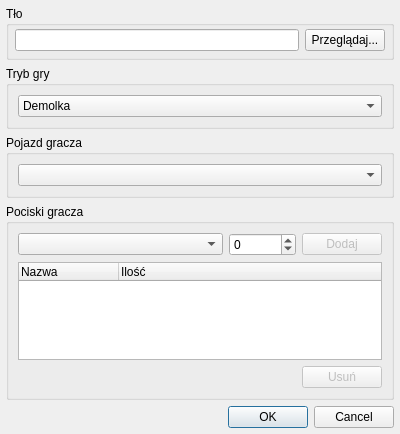
<?xml version="1.0" encoding="UTF-8"?>
<ui version="4.0">
 <class>OknoSpecyfikacji</class>
 <widget class="QDialog" name="OknoSpecyfikacji">
  <property name="geometry">
   <rect>
    <x>0</x>
    <y>0</y>
    <width>400</width>
    <height>434</height>
   </rect>
  </property>
  <property name="windowTitle">
   <string>Specyfikacja planszy</string>
  </property>
  <property name="windowIcon">
   <iconset resource="res.qrc">
    <normaloff>:/ikony/map.png</normaloff>:/ikony/map.png</iconset>
  </property>
  <layout class="QVBoxLayout" name="verticalLayout_3">
   <property name="margin">
    <number>6</number>
   </property>
   <item>
    <widget class="QGroupBox" name="tloGroupBox">
     <property name="title">
      <string>Tło</string>
     </property>
     <layout class="QHBoxLayout" name="horizontalLayout">
      <property name="leftMargin">
       <number>6</number>
      </property>
      <property name="topMargin">
       <number>3</number>
      </property>
      <property name="rightMargin">
       <number>6</number>
      </property>
      <property name="bottomMargin">
       <number>6</number>
      </property>
      <item>
       <widget class="QLineEdit" name="tloEdit">
        <property name="readOnly">
         <bool>true</bool>
        </property>
       </widget>
      </item>
      <item>
       <widget class="QPushButton" name="tloPrzegladajButton">
        <property name="sizePolicy">
         <sizepolicy hsizetype="Maximum" vsizetype="Fixed">
          <horstretch>0</horstretch>
          <verstretch>0</verstretch>
         </sizepolicy>
        </property>
        <property name="text">
         <string>Przeglądaj...</string>
        </property>
       </widget>
      </item>
     </layout>
    </widget>
   </item>
   <item>
    <widget class="QGroupBox" name="trybGroupBox">
     <property name="title">
      <string>Tryb gry</string>
     </property>
     <layout class="QHBoxLayout" name="horizontalLayout_4">
      <item>
       <widget class="QComboBox" name="trybComboBox">
        <item>
         <property name="text">
          <string>Demolka</string>
         </property>
        </item>
        <item>
         <property name="text">
          <string>Labirynt</string>
         </property>
        </item>
       </widget>
      </item>
     </layout>
    </widget>
   </item>
   <item>
    <widget class="QGroupBox" name="graczGroupBox">
     <property name="title">
      <string>Pojazd gracza</string>
     </property>
     <layout class="QHBoxLayout" name="horizontalLayout_2">
      <item>
       <widget class="QComboBox" name="graczComboBox"/>
      </item>
     </layout>
    </widget>
   </item>
   <item>
    <widget class="QGroupBox" name="pociskiGroupBox">
     <property name="title">
      <string>Pociski gracza</string>
     </property>
     <layout class="QGridLayout" name="gridLayout">
      <item row="0" column="0">
       <widget class="QComboBox" name="pociskiComboBox"/>
      </item>
      <item row="0" column="1">
       <widget class="QSpinBox" name="pociskiIloscSpinBox">
        <property name="sizePolicy">
         <sizepolicy hsizetype="Maximum" vsizetype="Fixed">
          <horstretch>0</horstretch>
          <verstretch>0</verstretch>
         </sizepolicy>
        </property>
        <property name="minimum">
         <number>-1</number>
        </property>
        <property name="maximum">
         <number>999999</number>
        </property>
       </widget>
      </item>
      <item row="0" column="2">
       <widget class="QPushButton" name="pociskiDodajButton">
        <property name="enabled">
         <bool>false</bool>
        </property>
        <property name="sizePolicy">
         <sizepolicy hsizetype="Maximum" vsizetype="Fixed">
          <horstretch>0</horstretch>
          <verstretch>0</verstretch>
         </sizepolicy>
        </property>
        <property name="text">
         <string>Dodaj</string>
        </property>
       </widget>
      </item>
      <item row="1" column="0" colspan="3">
       <widget class="QTreeWidget" name="pociskiTreeWidget">
        <property name="indentation">
         <number>0</number>
        </property>
        <column>
         <property name="text">
          <string>Nazwa</string>
         </property>
        </column>
        <column>
         <property name="text">
          <string>Ilość</string>
         </property>
        </column>
       </widget>
      </item>
      <item row="2" column="0" colspan="3">
       <layout class="QHBoxLayout" name="horizontalLayout_3">
        <item>
         <spacer name="horizontalSpacer">
          <property name="orientation">
           <enum>Qt::Horizontal</enum>
          </property>
          <property name="sizeHint" stdset="0">
           <size>
            <width>40</width>
            <height>20</height>
           </size>
          </property>
         </spacer>
        </item>
        <item>
         <widget class="QPushButton" name="pociskiUsunButton">
          <property name="enabled">
           <bool>false</bool>
          </property>
          <property name="text">
           <string>Usuń</string>
          </property>
         </widget>
        </item>
       </layout>
      </item>
     </layout>
    </widget>
   </item>
   <item>
    <spacer name="verticalSpacer">
     <property name="orientation">
      <enum>Qt::Vertical</enum>
     </property>
     <property name="sizeHint" stdset="0">
      <size>
       <width>20</width>
       <height>40</height>
      </size>
     </property>
    </spacer>
   </item>
   <item>
    <widget class="QDialogButtonBox" name="buttonBox">
     <property name="standardButtons">
      <set>QDialogButtonBox::Cancel|QDialogButtonBox::Ok</set>
     </property>
    </widget>
   </item>
  </layout>
 </widget>
 <resources>
  <include location="res.qrc"/>
 </resources>
 <connections>
  <connection>
   <sender>tloPrzegladajButton</sender>
   <signal>clicked()</signal>
   <receiver>OknoSpecyfikacji</receiver>
   <slot>przegladajTlo()</slot>
   <hints>
    <hint type="sourcelabel">
     <x>340</x>
     <y>33</y>
    </hint>
    <hint type="destinationlabel">
     <x>373</x>
     <y>97</y>
    </hint>
   </hints>
  </connection>
  <connection>
   <sender>pociskiDodajButton</sender>
   <signal>clicked()</signal>
   <receiver>OknoSpecyfikacji</receiver>
   <slot>dodajPocisk()</slot>
   <hints>
    <hint type="sourcelabel">
     <x>383</x>
     <y>222</y>
    </hint>
    <hint type="destinationlabel">
     <x>256</x>
     <y>115</y>
    </hint>
   </hints>
  </connection>
  <connection>
   <sender>pociskiUsunButton</sender>
   <signal>clicked()</signal>
   <receiver>OknoSpecyfikacji</receiver>
   <slot>usunPocisk()</slot>
   <hints>
    <hint type="sourcelabel">
     <x>382</x>
     <y>381</y>
    </hint>
    <hint type="destinationlabel">
     <x>130</x>
     <y>116</y>
    </hint>
   </hints>
  </connection>
  <connection>
   <sender>buttonBox</sender>
   <signal>accepted()</signal>
   <receiver>OknoSpecyfikacji</receiver>
   <slot>accept()</slot>
   <hints>
    <hint type="sourcelabel">
     <x>269</x>
     <y>414</y>
    </hint>
    <hint type="destinationlabel">
     <x>129</x>
     <y>381</y>
    </hint>
   </hints>
  </connection>
  <connection>
   <sender>buttonBox</sender>
   <signal>rejected()</signal>
   <receiver>OknoSpecyfikacji</receiver>
   <slot>reject()</slot>
   <hints>
    <hint type="sourcelabel">
     <x>309</x>
     <y>415</y>
    </hint>
    <hint type="destinationlabel">
     <x>44</x>
     <y>380</y>
    </hint>
   </hints>
  </connection>
  <connection>
   <sender>pociskiComboBox</sender>
   <signal>currentIndexChanged(int)</signal>
   <receiver>OknoSpecyfikacji</receiver>
   <slot>sprawdzDodajPocisk(int)</slot>
   <hints>
    <hint type="sourcelabel">
     <x>143</x>
     <y>220</y>
    </hint>
    <hint type="destinationlabel">
     <x>199</x>
     <y>216</y>
    </hint>
   </hints>
  </connection>
  <connection>
   <sender>pociskiIloscSpinBox</sender>
   <signal>valueChanged(int)</signal>
   <receiver>OknoSpecyfikacji</receiver>
   <slot>sprawdzDodajPocisk(int)</slot>
   <hints>
    <hint type="sourcelabel">
     <x>302</x>
     <y>220</y>
    </hint>
    <hint type="destinationlabel">
     <x>5</x>
     <y>223</y>
    </hint>
   </hints>
  </connection>
  <connection>
   <sender>graczComboBox</sender>
   <signal>currentIndexChanged(int)</signal>
   <receiver>OknoSpecyfikacji</receiver>
   <slot>zmienGracza(int)</slot>
   <hints>
    <hint type="sourcelabel">
     <x>328</x>
     <y>160</y>
    </hint>
    <hint type="destinationlabel">
     <x>396</x>
     <y>57</y>
    </hint>
   </hints>
  </connection>
  <connection>
   <sender>trybComboBox</sender>
   <signal>currentIndexChanged(int)</signal>
   <receiver>OknoSpecyfikacji</receiver>
   <slot>zmienTryb(int)</slot>
   <hints>
    <hint type="sourcelabel">
     <x>43</x>
     <y>90</y>
    </hint>
    <hint type="destinationlabel">
     <x>2</x>
     <y>119</y>
    </hint>
   </hints>
  </connection>
 </connections>
 <slots>
  <slot>przegladajTlo()</slot>
  <slot>dodajPocisk()</slot>
  <slot>usunPocisk()</slot>
  <slot>sprawdzDodajPocisk(int)</slot>
  <slot>zmienGracza(int)</slot>
  <slot>zmienTryb(int)</slot>
 </slots>
</ui>
